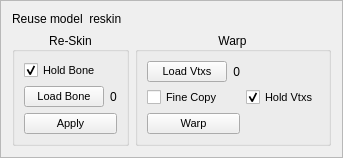
           <widget class="QFrame" name="frame_reskin">
            <property name="sizePolicy">
             <sizepolicy hsizetype="Expanding" vsizetype="Expanding">
              <horstretch>0</horstretch>
              <verstretch>0</verstretch>
             </sizepolicy>
            </property>
            <property name="frameShape">
             <enum>QFrame::StyledPanel</enum>
            </property>
            <property name="frameShadow">
             <enum>QFrame::Raised</enum>
            </property>
            <layout class="QGridLayout" name="gridLayout_14">
             <item row="1" column="0">
              <widget class="QGroupBox" name="reSkin_groupBox">
               <property name="sizePolicy">
                <sizepolicy hsizetype="Expanding" vsizetype="Preferred">
                 <horstretch>0</horstretch>
                 <verstretch>0</verstretch>
                </sizepolicy>
               </property>
               <property name="title">
                <string>Re-Skin</string>
               </property>
               <property name="alignment">
                <set>Qt::AlignCenter</set>
               </property>
               <property name="flat">
                <bool>true</bool>
               </property>
               <layout class="QGridLayout" name="gridLayout_15">
                <item row="0" column="0" colspan="2">
                 <widget class="QCheckBox" name="reSkinHoldBone_checkBox">
                  <property name="font">
                   <font>
                    <pointsize>8</pointsize>
                   </font>
                  </property>
                  <property name="toolTip">
                   <string>&lt;html&gt;&lt;head/&gt;&lt;body&gt;&lt;p&gt;&lt;span style=&quot; font-size:9pt;&quot;&gt;Keep previous bones been assigned after &amp;quot;Apply&amp;quot;&lt;/span&gt;&lt;/p&gt;&lt;/body&gt;&lt;/html&gt;</string>
                  </property>
                  <property name="text">
                   <string>Hold Bone</string>
                  </property>
                  <property name="checked">
                   <bool>true</bool>
                  </property>
                 </widget>
                </item>
                <item row="1" column="0">
                 <widget class="QPushButton" name="reSkinLoadBone_button">
                  <property name="font">
                   <font>
                    <pointsize>8</pointsize>
                   </font>
                  </property>
                  <property name="toolTip">
                   <string>&lt;html&gt;&lt;head/&gt;&lt;body&gt;&lt;p&gt;pick bone use for re-skin&lt;/p&gt;&lt;/body&gt;&lt;/html&gt;</string>
                  </property>
                  <property name="text">
                   <string>Load Bone</string>
                  </property>
                  <property name="autoDefault">
                   <bool>false</bool>
                  </property>
                  <property name="default">
                   <bool>false</bool>
                  </property>
                  <property name="flat">
                   <bool>false</bool>
                  </property>
                  <property name="+command" stdset="0">
                   <string>reSkinPickBoneCmd</string>
                  </property>
                 </widget>
                </item>
                <item row="1" column="1">
                 <widget class="QLabel" name="reSkin_label">
                  <property name="text">
                   <string>0</string>
                  </property>
                  <property name="alignment">
                   <set>Qt::AlignCenter</set>
                  </property>
                 </widget>
                </item>
                <item row="2" column="0" colspan="2">
                 <widget class="QPushButton" name="reSkinApply_button">
                  <property name="font">
                   <font>
                    <pointsize>8</pointsize>
                   </font>
                  </property>
                  <property name="toolTip">
                   <string>&lt;html&gt;&lt;head/&gt;&lt;body&gt;&lt;p&gt;Re-map skin weight of select vertexs to loaded bones&lt;/p&gt;&lt;/body&gt;&lt;/html&gt;</string>
                  </property>
                  <property name="text">
                   <string>Apply</string>
                  </property>
                  <property name="autoDefault">
                   <bool>false</bool>
                  </property>
                  <property name="default">
                   <bool>false</bool>
                  </property>
                  <property name="flat">
                   <bool>false</bool>
                  </property>
                  <property name="+command" stdset="0">
                   <string>reSkinCmd</string>
                  </property>
                 </widget>
                </item>
               </layout>
              </widget>
             </item>
             <item row="0" column="0">
              <widget class="QLabel" name="label_reskin">
               <property name="text">
                <string>Reuse model  reskin</string>
               </property>
              </widget>
             </item>
             <item row="1" column="1">
              <widget class="QGroupBox" name="warp_groupBox">
               <property name="sizePolicy">
                <sizepolicy hsizetype="Expanding" vsizetype="Preferred">
                 <horstretch>0</horstretch>
                 <verstretch>0</verstretch>
                </sizepolicy>
               </property>
               <property name="title">
                <string>Warp</string>
               </property>
               <property name="alignment">
                <set>Qt::AlignCenter</set>
               </property>
               <property name="flat">
                <bool>true</bool>
               </property>
               <layout class="QGridLayout" name="gridLayout_19">
                <item row="0" column="0">
                 <widget class="QPushButton" name="source_Vtx_button">
                  <property name="font">
                   <font>
                    <pointsize>8</pointsize>
                    <weight>50</weight>
                    <bold>false</bold>
                   </font>
                  </property>
                  <property name="toolTip">
                   <string>&lt;html&gt;&lt;head/&gt;&lt;body&gt;&lt;p&gt;Assign source vertexs that copy from&lt;/p&gt;&lt;/body&gt;&lt;/html&gt;</string>
                  </property>
                  <property name="text">
                   <string>Load Vtxs</string>
                  </property>
                  <property name="+command" stdset="0">
                   <string>loadSourceVtxCmd</string>
                  </property>
                 </widget>
                </item>
                <item row="0" column="1">
                 <widget class="QLabel" name="sVertexCount_label">
                  <property name="text">
                   <string>0</string>
                  </property>
                  <property name="alignment">
                   <set>Qt::AlignRight|Qt::AlignTrailing|Qt::AlignVCenter</set>
                  </property>
                 </widget>
                </item>
                <item row="1" column="0" colspan="2">
                 <widget class="QCheckBox" name="warp_FineCopy_checkBox">
                  <property name="enabled">
                   <bool>true</bool>
                  </property>
                  <property name="font">
                   <font>
                    <pointsize>8</pointsize>
                   </font>
                  </property>
                  <property name="toolTip">
                   <string>&lt;html&gt;&lt;head/&gt;&lt;body&gt;&lt;p&gt;Slower procession, but can get more accurate result&lt;/p&gt;&lt;/body&gt;&lt;/html&gt;</string>
                  </property>
                  <property name="text">
                   <string>Fine Copy</string>
                  </property>
                  <property name="checked">
                   <bool>false</bool>
                  </property>
                 </widget>
                </item>
                <item row="1" column="2">
                 <widget class="QCheckBox" name="warp_HoldVtxs_checkBox">
                  <property name="font">
                   <font>
                    <pointsize>8</pointsize>
                   </font>
                  </property>
                  <property name="toolTip">
                   <string>&lt;html&gt;&lt;head/&gt;&lt;body&gt;&lt;p&gt;&lt;span style=&quot; font-size:9pt;&quot;&gt;Keep previous vertexs been assigned after &amp;quot;Apply&amp;quot;&lt;/span&gt;&lt;/p&gt;&lt;/body&gt;&lt;/html&gt;</string>
                  </property>
                  <property name="text">
                   <string>Hold Vtxs</string>
                  </property>
                  <property name="checked">
                   <bool>true</bool>
                  </property>
                 </widget>
                </item>
                <item row="2" column="0" colspan="2">
                 <widget class="QPushButton" name="warp_button">
                  <property name="font">
                   <font>
                    <pointsize>8</pointsize>
                    <weight>50</weight>
                    <bold>false</bold>
                   </font>
                  </property>
                  <property name="toolTip">
                   <string>&lt;html&gt;&lt;head/&gt;&lt;body&gt;&lt;p&gt;Do warp&lt;/p&gt;&lt;/body&gt;&lt;/html&gt;</string>
                  </property>
                  <property name="text">
                   <string>Warp</string>
                  </property>
                  <property name="+command" stdset="0">
                   <string>copyClosestVtxCmd</string>
                  </property>
                 </widget>
                </item>
               </layout>
              </widget>
             </item>
            </layout>
           </widget>
